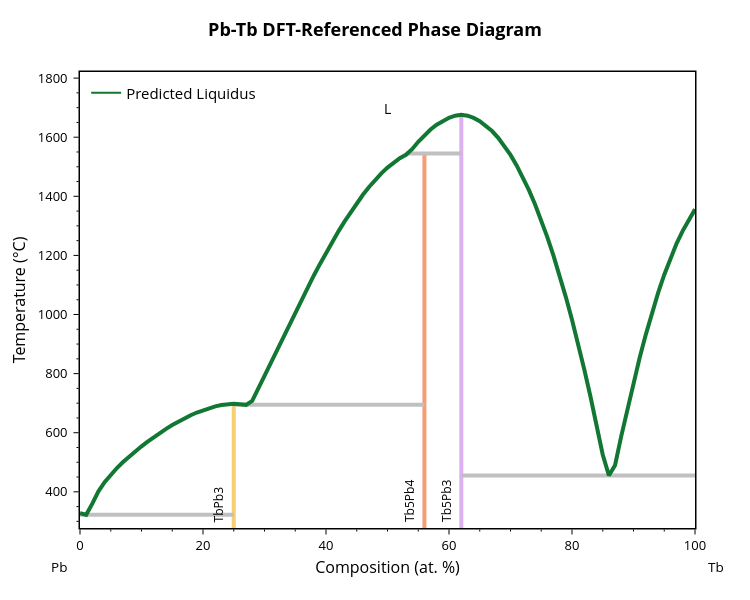
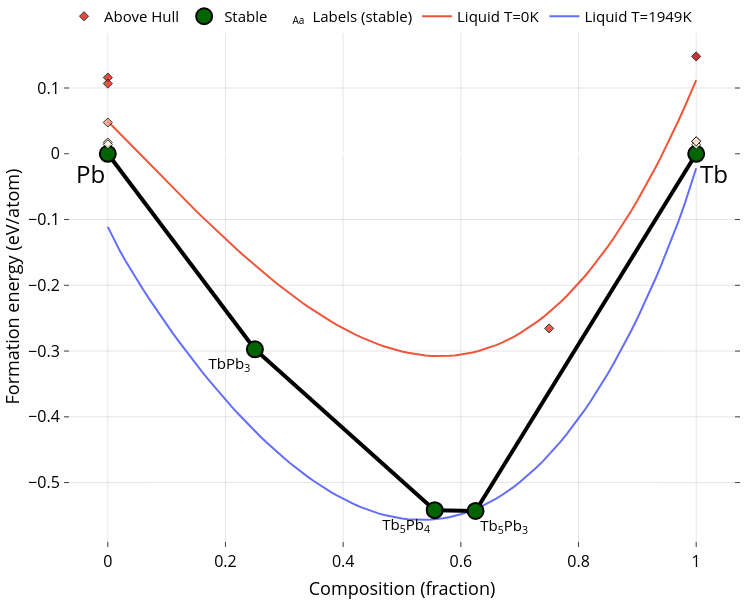

Here is the notebook cell these charts were saved with, in order:
### Code cell
# Instantiate a BinaryLiquid object with a guess for parameter values
bl = BinaryLiquid.from_cache('Pb-Tb', param_format='comb-exp')

ml_params = [-147186.4688,	-18.38106271,	52796.44231,	0] # from v18 9-10-25 benchmarked model
bl.update_params(ml_params) # update the parameters and generate the DFT-referenced phase diagram
predicted_liquidus_line = [[p[0], p[1]] for p in bl.phases[-1]['points']] # save for later plotting

blp = BLPlotter(bl)
blp.show('pred') # show the (pred)icted phase diagram
blp.show('ch+g') # show the dft convex hull (ch) with the liquid free energy (g) overlaid

### Figure 1 — Plotly figure (JSON) as saved in the notebook; plotly's stock layout.template omitted (floating-point values rounded to 4 significant figures)
{"data": [{"hovertemplate": "label=TbPb3<br>x=%{x}<br>t=%{y}<extra></extra>", "legendgroup": "TbPb3", "line": {"color": "rgb(246, 207, 113)", "dash": "solid", "width": 4}, "marker": {"symbol": "circle"}, "mode": "lines", "name": "TbPb3", "orientation": "v", "showlegend": false, "type": "scatter", "x": [25, 25, 25, 25, 25, 25, 25, 25, 25, 25, 25, 25, 25, 25, 25, 25, 25, 25, 25, 25, 25, 25, 25, 25, 25, 25, 25, 25, 25], "xaxis": "x", "y": [322.2, 694.3, 696.6, 696.5, 359.8, 401.7, 432.6, 537.2, 500.7, 519.5, 683.5, 676.5, 668.4, 613.0, 637.9, 625.9, 689.2, 693.6, 698.1, 698.1, 480.5, 458.1, 569.8, 553.9, 649.0, 659.2, 584.9, 599.3, -273.1], "yaxis": "y"}, {"hovertemplate": "label=Tb5Pb4<br>x=%{x}<br>t=%{y}<extra></extra>", "legendgroup": "Tb5Pb4", "line": {"color": "rgb(248, 156, 116)", "dash": "solid", "width": 4}, "marker": {"symbol": "circle"}, "mode": "lines", "name": "Tb5Pb4", "orientation": "v", "showlegend": false, "type": "scatter", "x": [56.0, 56.0, 56.0, 56.0, 56.0, 56.0, 56.0, 56.0, 56.0, 56.0, 56.0, 56.0, 56.0, 56.0, 56.0, 56.0, 56.0, 56.0, 56.0, 56.0, 56.0, 56.0, 56.0, 56.0, 56.0, 56.0, 56.0, 56.0, 56.0], "xaxis": "x", "y": [694.3, 1456.0, 1405.0, 1432.0, 1245.0, 1281.0, 1314.0, 1545.0, 1497.0, 1478.0, 1377.0, 1346.0, 1541.0, 1208.0, 1091.0, 966.0, 1514.0, 1529.0, 1131.0, 1170.0, 1008.0, 1050.0, 708.0, 750.8, 837.1, 793.9, 880.2, 923.3, -273.1], "yaxis": "y"}, {"hovertemplate": "label=Tb5Pb3<br>x=%{x}<br>t=%{y}<extra></extra>", "legendgroup": "Tb5Pb3", "line": {"color": "rgb(220, 176, 242)", "dash": "solid", "width": 4}, "marker": {"symbol": "circle"}, "mode": "lines", "name": "Tb5Pb3", "orientation": "v", "showlegend": false, "type": "scatter", "x": [62, 62, 62, 62, 62, 62, 62, 62, 62, 62, 62, 62, 62, 62, 62, 62, 62, 62, 62, 62, 62, 62, 62, 62, 62, 62, 62, 62, 62, 62, 62, 62, 62, 62, 62, 62], "xaxis": "x", "y": [455.4, 1626.0, 1545.0, 1560.0, 1673.0, 1261.0, 1421.0, 1540.0, 1059.0, 900.4, 982.2, 525.5, 626.3, 813.9, 722.5, 1585.0, 1607.0, 1676.0, 1676.0, 1642.0, 1656.0, 1673.0, 1666.0, 1372.0, 1319.0, 1505.0, 1465.0, 1665.0, 1654.0, 1621.0, 1640.0, 1598.0, 1571.0, 1198.0, 1131.0, -273.1], "yaxis": "y"}, {"hovertemplate": "x=%{x}<br>y=%{y}<extra></extra>", "legendgroup": "", "line": {"color": "Silver", "dash": "solid", "width": 4}, "marker": {"symbol": "circle"}, "mode": "lines", "name": "", "orientation": "v", "showlegend": false, "type": "scatter", "x": [0, 1, 25], "xaxis": "x", "y": [322.2, 322.2, 322.2], "yaxis": "y"}, {"hovertemplate": "x=%{x}<br>y=%{y}<extra></extra>", "legendgroup": "", "line": {"color": "Silver", "dash": "solid", "width": 4}, "marker": {"symbol": "circle"}, "mode": "lines", "name": "", "orientation": "v", "showlegend": false, "type": "scatter", "x": [62, 86, 100], "xaxis": "x", "y": [455.4, 455.4, 455.4], "yaxis": "y"}, {"hovertemplate": "x=%{x}<br>y=%{y}<extra></extra>", "legendgroup": "", "line": {"color": "Silver", "dash": "solid", "width": 4}, "marker": {"symbol": "circle"}, "mode": "lines", "name": "", "orientation": "v", "showlegend": false, "type": "scatter", "x": [25, 27, 56.0], "xaxis": "x", "y": [694.3, 694.3, 694.3], "yaxis": "y"}, {"hovertemplate": "x=%{x}<br>y=%{y}<extra></extra>", "legendgroup": "", "line": {"color": "Silver", "dash": "solid", "width": 4}, "marker": {"symbol": "circle"}, "mode": "lines", "name": "", "orientation": "v", "showlegend": false, "type": "scatter", "x": [53, 56.0, 62], "xaxis": "x", "y": [1545.0, 1545.0, 1545.0], "yaxis": "y"}, {"hovertemplate": "label=L<br>x=%{x}<br>t=%{y}<extra></extra>", "legendgroup": "L", "line": {"color": "#117733", "dash": "solid", "width": 4}, "marker": {"symbol": "circle"}, "mode": "lines", "name": "L", "orientation": "v", "showlegend": false, "type": "scatter", "x": [0, 1, 2, 3, 4, 5, 6, 7.0, 8, 9, 10, 11, 12, 13, 14.0, 15, 16, 17, 18, 19, 20, 21, 22, 23, 24, 25, 26, 27, 28.0, 29.0, 30, 31, 32, 33, 34, 35, 36, 37, 38, 39, 40, 41, 42, 43, 44, 45, 46, 47, 48, 49, 50, 51, 52, 53, 54, 55.0, 56.0, 57.0, 58.0, 59, 60, 61, 62, 63, 64, 65, 66, 67, 68, 69, 70, 71, 72, 73, 74, 75, 76, 77, 78, 79, 80, 81, 82, 83, 84, 85, 86, 87, 88, 89, 90, 91, 92, 93, 94, 95, 96, 97, 98, 99, 100], "xaxis": "x", "y": [327.6, 322.2, 359.8, 401.7, 432.6, 458.1, 480.5, 500.7, 519.5, 537.2, 553.9, 569.8, 584.9, 599.3, 613.0, 625.9, 637.9, 649.0, 659.2, 668.4, 676.5, 683.5, 689.2, 693.6, 696.6, 698.1, 696.5, 694.3, 708.0, 750.8, 793.9, 837.1, 880.2, 923.3, 966.0, 1008.0, 1050.0, 1091.0, 1131.0, 1170.0, 1208.0, 1245.0, 1281.0, 1314.0, 1346.0, 1377.0, 1405.0, 1432.0, 1456.0, 1478.0, 1497.0, 1514.0, 1529.0, 1541.0, 1560.0, 1585.0, 1607.0, 1626.0, 1642.0, 1656.0, 1666.0, 1673.0, 1676.0, 1673.0, 1665.0, 1654.0, 1640.0, 1621.0, 1598.0, 1571.0, 1540.0, 1505.0, 1465.0, 1421.0, 1372.0, 1319.0, 1261.0, 1198.0, 1131.0, 1059.0, 982.2, 900.4, 813.9, 722.5, 626.3, 525.5, 455.4, 490.0, 587.8, 681.1, 769.8, 853.5, 932.1, 1005.0, 1073.0, 1135.0, 1191.0, 1240.0, 1283.0, 1320.0, 1356.0], "yaxis": "y"}, {"marker": {"color": "#117733"}, "mode": "lines", "name": "Predicted Liquidus", "showlegend": true, "type": "scatter", "x": [null], "y": [null]}], "layout": {"annotations": [{"borderpad": 5, "font": {"color": "black", "size": 12}, "showarrow": false, "text": "TbPb3", "textangle": -90, "x": 22.5, "y": 277.6, "yanchor": "bottom"}, {"borderpad": 5, "font": {"color": "black", "size": 12}, "showarrow": false, "text": "Tb5Pb4", "textangle": -90, "x": 53.5, "y": 277.6, "yanchor": "bottom"}, {"borderpad": 5, "font": {"color": "black", "size": 12}, "showarrow": false, "text": "Tb5Pb3", "textangle": -90, "x": 59.5, "y": 277.6, "yanchor": "bottom"}, {"font": {"color": "black", "size": 14}, "showarrow": false, "text": "L", "x": 50, "y": 1697.0}, {"font": {"color": "black", "size": 13.5}, "showarrow": false, "text": "Pb", "x": -0.05, "xanchor": "left", "xref": "paper", "y": -0.086, "yanchor": "middle", "yref": "paper"}, {"font": {"color": "black", "size": 13.5}, "showarrow": false, "text": "Tb", "x": 1.05, "xanchor": "right", "xref": "paper", "y": -0.086, "yanchor": "middle", "yref": "paper"}], "font": {"color": "black", "size": 13}, "height": 600, "legend": {"font": {"size": 15}, "x": 0.01, "xanchor": "left", "y": 0.99, "yanchor": "top"}, "margin": {"b": 72, "r": 55, "t": 72}, "plot_bgcolor": "white", "showlegend": true, "title": {"font": {"color": "black", "size": 18}, "text": "<b>Pb-Tb DFT-Referenced Phase Diagram</b>", "x": 0.5, "xanchor": "center", "yanchor": "bottom"}, "width": 750, "xaxis": {"linecolor": "black", "linewidth": 1.5, "minor": {"nticks": 5, "tickcolor": "black", "ticklen": 2, "ticks": "outside", "tickwidth": 1}, "mirror": true, "range": [0, 100], "showline": true, "tickcolor": "black", "tickformat": ".0f", "ticklen": 5, "ticks": "outside", "tickwidth": 1, "title": {"font": {"size": 16}, "standoff": 8, "text": "Composition (at. %)"}}, "yaxis": {"linecolor": "black", "linewidth": 1.5, "minor": {"nticks": 5, "tickcolor": "black", "ticklen": 2, "ticks": "outside", "tickwidth": 1}, "mirror": true, "range": [277.6, 1821.0], "showline": true, "tickcolor": "black", "ticklen": 5, "ticks": "outside", "ticksuffix": " ", "tickwidth": 1, "title": {"font": {"size": 16}, "standoff": 8, "text": "Temperature (°C)"}}}}

### Figure 2 — Plotly figure (JSON) as saved in the notebook; plotly's stock layout.template omitted (floating-point values rounded to 4 significant figures)
{"data": [{"mode": "lines", "name": "Liquid T=1949K", "type": "scatter", "x": [0, 0.01, 0.02, 0.03, 0.04, 0.05, 0.06, 0.07, 0.08, 0.09, 0.1, 0.11, 0.12, 0.13, 0.14, 0.15, 0.16, 0.17, 0.18, 0.19, 0.2, 0.21, 0.22, 0.23, 0.24, 0.25, 0.26, 0.27, 0.28, 0.29, 0.3, 0.31, 0.32, 0.33, 0.34, 0.35, 0.36, 0.37, 0.38, 0.39, 0.4, 0.41, 0.42, 0.43, 0.44, 0.45, 0.46, 0.47, 0.48, 0.49, 0.5, 0.51, 0.52, 0.53, 0.54, 0.55, 0.56, 0.57, 0.58, 0.59, 0.6, 0.61, 0.62, 0.63, 0.64, 0.65, 0.66, 0.67, 0.68, 0.69, 0.7, 0.71, 0.72, 0.73, 0.74, 0.75, 0.76, 0.77, 0.78, 0.79, 0.8, 0.81, 0.82, 0.83, 0.84, 0.85, 0.86, 0.87, 0.88, 0.89, 0.9, 0.91, 0.92, 0.93, 0.94, 0.95, 0.96, 0.97, 0.98, 0.99, 1], "y": [-0.1111, -0.1302, -0.1468, -0.1626, -0.1777, -0.1923, -0.2064, -0.2202, -0.2337, -0.2468, -0.2597, -0.2723, -0.2846, -0.2967, -0.3085, -0.32, -0.3313, -0.3424, -0.3532, -0.3637, -0.374, -0.3841, -0.3939, -0.4035, -0.4128, -0.4218, -0.4306, -0.4391, -0.4474, -0.4554, -0.4631, -0.4706, -0.4778, -0.4847, -0.4913, -0.4976, -0.5036, -0.5094, -0.5148, -0.5199, -0.5247, -0.5292, -0.5334, -0.5372, -0.5407, -0.5439, -0.5468, -0.5493, -0.5514, -0.5532, -0.5546, -0.5557, -0.5564, -0.5567, -0.5567, -0.5562, -0.5554, -0.5542, -0.5526, -0.5505, -0.5481, -0.5452, -0.5419, -0.5382, -0.534, -0.5294, -0.5244, -0.5189, -0.5129, -0.5065, -0.4996, -0.4922, -0.4843, -0.4759, -0.4671, -0.4577, -0.4478, -0.4374, -0.4264, -0.4149, -0.4029, -0.3903, -0.3772, -0.3634, -0.3491, -0.3342, -0.3187, -0.3025, -0.2857, -0.2683, -0.2502, -0.2314, -0.2119, -0.1916, -0.1706, -0.1487, -0.126, -0.1023, -0.07746, -0.05117, -0.022]}, {"mode": "lines", "name": "Liquid T=0K", "type": "scatter", "x": [0, 0.01, 0.02, 0.03, 0.04, 0.05, 0.06, 0.07, 0.08, 0.09, 0.1, 0.11, 0.12, 0.13, 0.14, 0.15, 0.16, 0.17, 0.18, 0.19, 0.2, 0.21, 0.22, 0.23, 0.24, 0.25, 0.26, 0.27, 0.28, 0.29, 0.3, 0.31, 0.32, 0.33, 0.34, 0.35, 0.36, 0.37, 0.38, 0.39, 0.4, 0.41, 0.42, 0.43, 0.44, 0.45, 0.46, 0.47, 0.48, 0.49, 0.5, 0.51, 0.52, 0.53, 0.54, 0.55, 0.56, 0.57, 0.58, 0.59, 0.6, 0.61, 0.62, 0.63, 0.64, 0.65, 0.66, 0.67, 0.68, 0.69, 0.7, 0.71, 0.72, 0.73, 0.74, 0.75, 0.76, 0.77, 0.78, 0.79, 0.8, 0.81, 0.82, 0.83, 0.84, 0.85, 0.86, 0.87, 0.88, 0.89, 0.9, 0.91, 0.92, 0.93, 0.94, 0.95, 0.96, 0.97, 0.98, 0.99, 1], "y": [0.04948, 0.04031, 0.03112, 0.02193, 0.01273, 0.003529, -0.005659, -0.01483, -0.02398, -0.0331, -0.04218, -0.05122, -0.06021, -0.06915, -0.07802, -0.08683, -0.09556, -0.1042, -0.1128, -0.1212, -0.1296, -0.1379, -0.146, -0.154, -0.1619, -0.1697, -0.1773, -0.1847, -0.1921, -0.1992, -0.2062, -0.213, -0.2196, -0.2261, -0.2323, -0.2384, -0.2442, -0.2499, -0.2553, -0.2605, -0.2654, -0.2701, -0.2746, -0.2788, -0.2828, -0.2865, -0.2899, -0.293, -0.2959, -0.2985, -0.3007, -0.3027, -0.3043, -0.3057, -0.3067, -0.3073, -0.3077, -0.3077, -0.3073, -0.3066, -0.3055, -0.304, -0.3022, -0.3, -0.2974, -0.2944, -0.291, -0.2872, -0.2829, -0.2783, -0.2732, -0.2677, -0.2617, -0.2553, -0.2484, -0.2411, -0.2333, -0.225, -0.2162, -0.207, -0.1972, -0.187, -0.1762, -0.165, -0.1532, -0.1409, -0.128, -0.1146, -0.1007, -0.08616, -0.0711, -0.05547, -0.03926, -0.02248, -0.005106, 0.01286, 0.03143, 0.0506, 0.07039, 0.0908, 0.1118]}, {"hoverinfo": "none", "line": {"color": "black", "width": 4}, "mode": "lines", "showlegend": false, "type": "scatter", "x": [0.625, 0.5556, null, 0.625, 1, null, 0.25, 0, null, 0.25, 0.5556, null], "y": [-0.5431, -0.5419, null, -0.5431, 0, null, -0.2973, 0, null, -0.2973, -0.5419, null]}, {"hoverinfo": "skip", "mode": "text", "name": "Labels (stable)", "opacity": 1, "showlegend": true, "text": ["Tb<sub>5</sub>Pb<sub>3</sub>", "Tb<sub>5</sub>Pb<sub>4</sub>", "TbPb<sub>3</sub>"], "textposition": ["bottom right", "bottom left", "bottom left"], "type": "scatter", "visible": true, "x": [0.633, 0.5476, 0.242], "y": [-0.5561, -0.5549, -0.3103]}, {"error_y": {"array": [0, 0, 0, 0, 0], "color": "gray", "thickness": 2.5, "type": "data", "width": 5}, "hoverinfo": "text", "hoverlabel": {"font": {"size": 14}}, "hovertext": ["Tb<sub>5</sub>Pb<sub>3</sub> (mp-1105825-GGA) <br> -0.543 eV/atom (Stable)", "Tb<sub>5</sub>Pb<sub>4</sub> (mp-1198033-GGA) <br> -0.542 eV/atom (Stable)", "Tb (mp-11698-GGA) <br> 0.0 eV/atom (Stable)", "TbPb<sub>3</sub> (mp-21156-GGA) <br> -0.297 eV/atom (Stable)", "Pb (mp-20483-GGA) <br> 0.0 eV/atom (Stable)"], "marker": {"color": "darkgreen", "line": {"color": "black", "width": 2}, "size": 16}, "mode": "markers", "name": "Stable", "opacity": 0.99, "showlegend": true, "type": "scatter", "x": [0.625, 0.5556, 1, 0.25, 0], "y": [-0.5431, -0.5419, 0, -0.2973, 0]}, {"hoverinfo": "text", "hoverlabel": {"font": {"size": 14}}, "hovertext": ["Pb (mp-1102666-GGA) <br> 0.116 eV/atom (+0.116 eV/atom)", "Pb (mp-1057273-GGA) <br> 0.107 eV/atom (+0.107 eV/atom)", "Pb (mp-1186444-GGA) <br> 0.017 eV/atom (+0.017 eV/atom)", "Pb (mp-20745-GGA) <br> 0.014 eV/atom (+0.014 eV/atom)", "Pb (mp-22692-GGA) <br> 0.048 eV/atom (+0.048 eV/atom)", "Tb (mp-18-GGA) <br> 0.019 eV/atom (+0.019 eV/atom)", "Tb (mp-571249-GGA) <br> 0.014 eV/atom (+0.014 eV/atom)", "Tb (mp-7163-GGA) <br> 0.019 eV/atom (+0.019 eV/atom)", "Tb (mp-11446-GGA) <br> 0.148 eV/atom (+0.148 eV/atom)", "Tb<sub>3</sub>Pb (mp-1187325-GGA) <br> -0.266 eV/atom (+0.097 eV/atom)"], "marker": {"color": [0.116, 0.107, 0.017, 0.014, 0.048, 0.019, 0.014, 0.019, 0.148, 0.097], "colorscale": [[0, "#fff5e3"], [0.5, "#f24324"], [1, "#c40000"]], "line": {"color": "black", "width": 1}, "opacity": 0.8, "size": 7, "symbol": "diamond"}, "mode": "markers", "name": "Above Hull", "showlegend": true, "type": "scatter", "x": [0, 0, 0, 0, 0, 1, 1, 1, 1, 0.75], "y": [0.1159, 0.1068, 0.01713, 0.01427, 0.04754, 0.01891, 0.01368, 0.01889, 0.148, -0.2655]}], "layout": {"annotations": [{"align": "center", "font": {"color": "#000000", "size": 24}, "opacity": 1, "showarrow": false, "text": "Tb", "x": 1.03, "xref": "x", "y": -0.03, "yref": "y"}, {"align": "center", "font": {"color": "#000000", "size": 24}, "opacity": 1, "showarrow": false, "text": "Pb", "x": -0.03, "xref": "x", "y": -0.03, "yref": "y"}], "autosize": true, "coloraxis": {"colorbar": {"x": 1, "y": 0.05, "yanchor": "top"}}, "font": {"color": "black", "size": 15}, "height": 600, "hovermode": "closest", "legend": {"orientation": "h", "tracegroupgap": 7, "traceorder": "reversed", "x": 0, "xanchor": "left", "y": 1.05}, "margin": {"b": 10, "l": 10, "pad": 0, "r": 10, "t": 0}, "paper_bgcolor": "white", "plot_bgcolor": "white", "showlegend": true, "width": 750, "xaxis": {"anchor": "y", "gridcolor": "rgba(0,0,0,0.1)", "mirror": "ticks", "nticks": 8, "showgrid": true, "showline": true, "side": "bottom", "tickfont": {"color": "black", "size": 16}, "ticks": "inside", "title": {"font": {"color": "#000000", "size": 18}, "text": "Composition (fraction)"}, "type": "linear", "zeroline": false}, "yaxis": {"anchor": "x", "gridcolor": "rgba(0,0,0,0.1)", "mirror": "ticks", "showgrid": true, "showline": true, "side": "left", "tickfont": {"color": "black", "size": 16}, "ticks": "inside", "title": {"font": {"color": "#000000", "size": 18}, "text": "Formation energy (eV/atom)"}, "type": "linear"}}}
